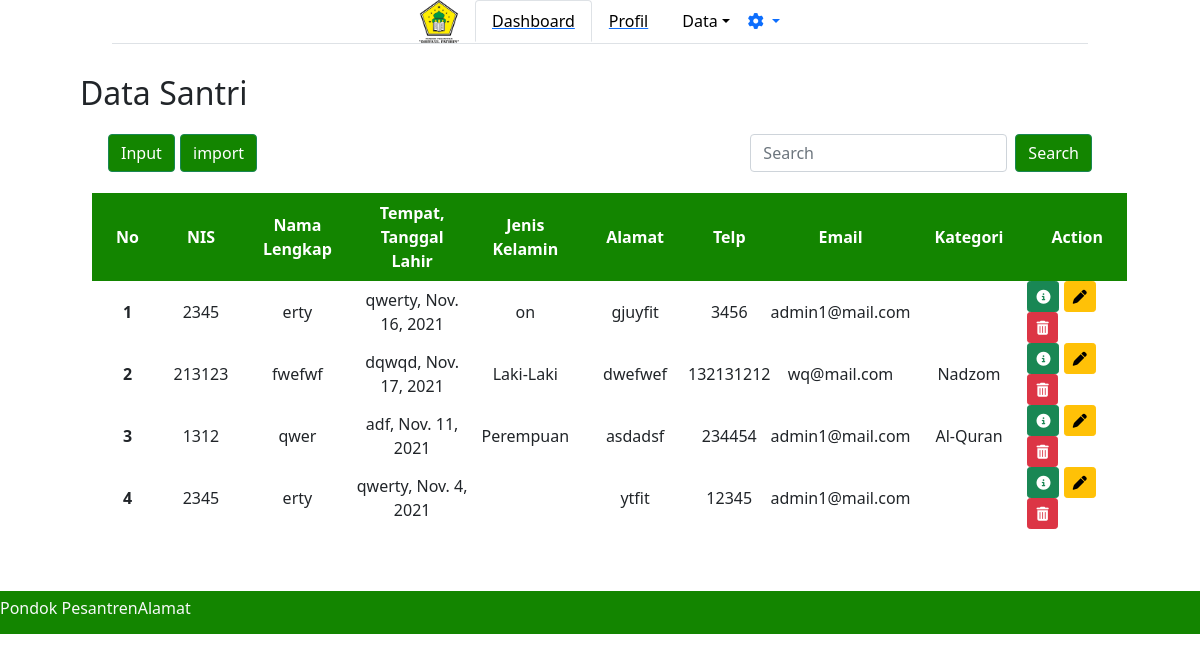
/adminpondok/datasantri/, run on the app's committed database.
### adminpondok/models.py (models this page shows)
class Santri(models.Model):
    kelamin = [
        ('Laki-Laki', 'Laki-Laki'),
        ('Perempuan', 'Perempuan'),
    ]
    kategori = [
        ('Quran', 'Al-Quran'),
        ('Matan', 'Matan'),
        ('Nadhom', 'Nadhom'),
    ]
    nis = models.IntegerField()
    nama_santri = models.CharField(max_length=30)
    tempat_lahir = models.CharField(max_length=20)
    tanggal_lahir = models.DateField()
    jk = models.CharField(max_length=9, choices=kelamin, default='')
    almt = models.TextField(default='')
    telp = models.IntegerField(default=0)
    email = models.CharField(default='', max_length=20)
    ktgri = models.CharField(default='', choices=kategori, max_length=8)

### adminpondok/views.py (the view, shortened to what this page needs)
# urls.py: path('datasantri/', views.datasantri),
def datasantri(req):
    form = forms.Santri()
    santri = models.Santri.objects.all()
    return render(req, 'adminpondok/datasantri.html', {
        'data': santri,
        'form' : form,
    })

### adminpondok/forms.py
class Santri(ModelForm):
    class Meta:
        model=models.Santri
        fields=['jk', 'ktgri']
        widgets = {
            'jk' : widgets.RadioSelect(attrs={'class': 'Santri'}),
            'ktgri' : widgets.CheckboxSelectMultiple(attrs={'class': 'Santri'}),
        }

### adminpondok/templates/adminpondok/datasantri.html (shortened to what this page needs)
{% extends "adminpondok/base.html" %}
{% block content %}
<h2>Data Santri</h2>
<nav class="navbar navbar-light bg-white">
    <div class="container-fluid">
        <a class="navbar-brand">
            <button type="button" class="btn btn-success" data-bs-toggle="modal" data-bs-target="#staticBackdrop"
                style="background-color: #138500; display: inline-block;">
                Input
            </button>
            <button type="button" class="btn btn-success" style="background-color: #138500;">
                import
            </button>
        </a>
        <form class="d-flex">
            <input class="form-control me-2" type="search" placeholder="Search" aria-label="Search">
            <button class="btn btn-success" style="background-color:#138500 ;" type="submit">Search</button>
        </form>
    </div>
</nav>
</div>
<div class="min-h-screen bg-white py-2">
    <div class="container-fluid">
        <table class=' bg-white divide-y divide-gray-300 justify-content-center' style="border: green;">
            <thead class="" style="background-color: #138500; color: #FFFFFF;">
                <tr>
                    <th class="font-semibold text-sm uppercase px-4 py-2 text-center"> No </th>
                    <th class="font-semibold text-sm uppercase px-4 py-2 text-center"> NIS </th>
                    <th class="font-semibold text-sm uppercase px-4 py-2 text-center">Nama Lengkap</th>
                    <th class="font-semibold text-sm uppercase px-4 py-2 text-center">Tempat, Tanggal Lahir</th>
                    <th class="font-semibold text-sm uppercase px-4 py-2 text-center">Jenis Kelamin</th>
                    <th class="font-semibold text-sm uppercase px-4 py-2 text-center">Alamat</th>
                    <th class="font-semibold text-sm uppercase px-4 py-2 text-center">Telp</th>
                    <th class="font-semibold text-sm uppercase px-4 py-2 text-center">Email</th>
                    <th class="font-semibold text-sm uppercase px-4 py-2 text-center">Kategori</th>
                    <th class="font-semibold text-sm uppercase px-4 py-2 text-center">Action</th>
                </tr>
            </thead>
            {% for d in data %}
            <tbody class="divide-y divide-gray-200">
                <tr>
                    <th scope="row" class="text-center">{{ forloop.counter }}</th>
                    <td class="text-center">{{d.nis}}</td>
                    <td class="text-center">{{d.nama_santri}}</td>
                    <td class="text-center">{{d.tempat_lahir}}, {{d.tanggal_lahir}}</td>
                    <td class="text-center">{{d.jk}}</td>
                    <td class="text-center">{{d.almt}}</td>
                    <td class="text-center">{{d.telp}}</td>
                    <td class="text-center">{{d.email}}</td>
                    <td class="text-center">{{d.ktgri}}</td>
                    <td>
                        <a class="btn btn-sm btn-success" href="/{{d.id}}/detail"><i class="fas fa-info-circle"></i></a>
                        <a class="btn btn-sm btn-warning" href="/adminpondok/datasantri/{{d.id}}/update"><i class="fas fa-pen"></i></a>
                        <a class="btn btn-sm btn-danger" href="{{d.id}}/delete"><i class="fas fa-trash-alt"></i></a>
                    </td>
                </tr>
            </tbody>
            {% endfor %}
        </table>
    </div>
</div>
</div>
{% endblock %}

### static/css/style.css (style rules this page uses)
* { margin: 0; padding: 0; box-sizing: border-box; }

### data on the page
Santri: nis "2345", nama_santri "erty", tempat_lahir "qwerty", tanggal_lahir "Nov. 16, 2021", jk "on", almt "gjuyfit", telp "3456", email "admin1@mail.com"
Santri: nis "213123", nama_santri "fwefwf", tempat_lahir "dqwqd", tanggal_lahir "Nov. 17, 2021", jk "Laki-Laki", almt "dwefwef", telp "132131212", email "wq@mail.com", ktgri "Nadzom"
Santri: nis "1312", nama_santri "qwer", tempat_lahir "adf", tanggal_lahir "Nov. 11, 2021", jk "Perempuan", almt "asdadsf", telp "234454", email "admin1@mail.com", ktgri "Al-Quran"
Santri: nis "2345", nama_santri "erty", tempat_lahir "qwerty", tanggal_lahir "Nov. 4, 2021", almt "ytfit", telp "12345", email "admin1@mail.com"
